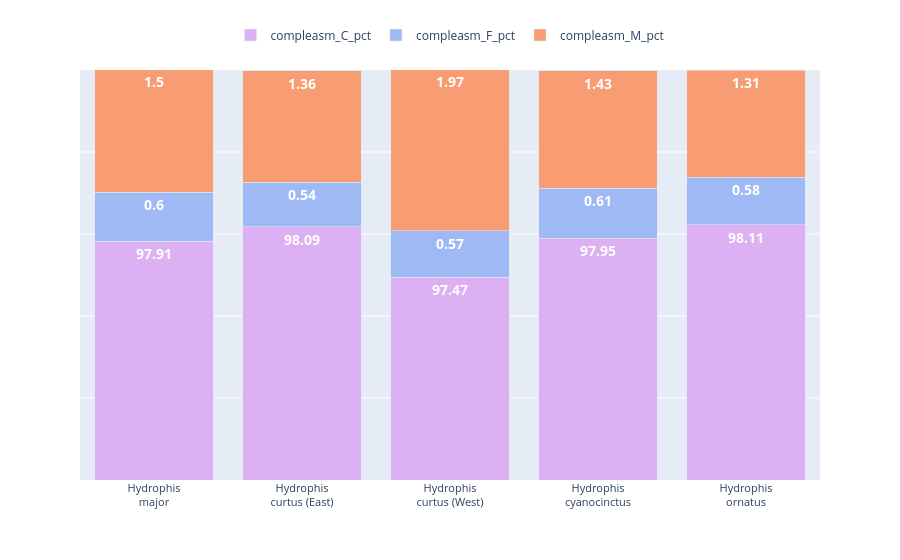

The cell this chart's notebook holds for it:
### Code cell
# compleasm
compleasm = ["compleasm_C_pct", "compleasm_F_pct", "compleasm_M_pct"]

legend_labels_busco = {
    "compleasm_C_pct": "Completeness %",
    "compleasm_F_pct": "Fragmented %",
    "compleasm_M_pct": "Missing %",
}

wide_df = (
    metrics.set_index("metric")[species]
    .loc[compleasm]
    .astype(float)
    .T
    .rename_axis("Species")
    .reset_index()
)

fig = px.bar(
    wide_df,
    x="Species",
    y=compleasm,
    text_auto=True,
    barmode = "stack",
    color_discrete_sequence = [
    px.colors.qualitative.Pastel[3],
    px.colors.qualitative.Pastel[5],
    px.colors.qualitative.Pastel[2],
]
)

fig.update_traces(
    textposition="inside",
    textfont_color="white",
    textfont_size=14,
    textfont = dict(weight = "bold")
)

species_labels = wide_df["Species"].tolist()

wrapped_species = [
    s.replace(" ", "<br>", 1)   
    for s in species_labels
]

fig.update_xaxes(
    tickmode="array",
    tickvals=species_labels,
    ticktext=wrapped_species,
    tickangle=0,
    tickfont_size=11,
    title=None,
)

fig.update_yaxes(
    range=[95, 100],
    title=None,
    showticklabels=False,
)

fig.update_layout(
    legend=dict(
        orientation="h",
        yanchor="bottom",
        y=1.05,
        xanchor="center",
        x=0.5,
    ),
    legend_title_text = None,
    margin=dict(t=70),
)


fig.show()

### Figure 1 — Plotly figure (JSON) as saved in the notebook; plotly's stock layout.template omitted (floating-point values rounded to 4 significant figures)
{"data": [{"hovertemplate": "variable=compleasm_C_pct<br>Species=%{x}<br>value=%{y}<extra></extra>", "legendgroup": "compleasm_C_pct", "marker": {"color": "rgb(220, 176, 242)", "pattern": {"shape": ""}}, "name": "compleasm_C_pct", "orientation": "v", "showlegend": true, "textfont": {"color": "white", "size": 14, "weight": "bold"}, "textposition": "inside", "texttemplate": "%{y}", "type": "bar", "x": ["Hydrophis major", "Hydrophis curtus (East)", "Hydrophis curtus (West)", "Hydrophis cyanocinctus", "Hydrophis ornatus"], "xaxis": "x", "y": [97.91, 98.09, 97.47, 97.95, 98.11], "yaxis": "y"}, {"hovertemplate": "variable=compleasm_F_pct<br>Species=%{x}<br>value=%{y}<extra></extra>", "legendgroup": "compleasm_F_pct", "marker": {"color": "rgb(158, 185, 243)", "pattern": {"shape": ""}}, "name": "compleasm_F_pct", "orientation": "v", "showlegend": true, "textfont": {"color": "white", "size": 14, "weight": "bold"}, "textposition": "inside", "texttemplate": "%{y}", "type": "bar", "x": ["Hydrophis major", "Hydrophis curtus (East)", "Hydrophis curtus (West)", "Hydrophis cyanocinctus", "Hydrophis ornatus"], "xaxis": "x", "y": [0.6, 0.54, 0.57, 0.61, 0.58], "yaxis": "y"}, {"hovertemplate": "variable=compleasm_M_pct<br>Species=%{x}<br>value=%{y}<extra></extra>", "legendgroup": "compleasm_M_pct", "marker": {"color": "rgb(248, 156, 116)", "pattern": {"shape": ""}}, "name": "compleasm_M_pct", "orientation": "v", "showlegend": true, "textfont": {"color": "white", "size": 14, "weight": "bold"}, "textposition": "inside", "texttemplate": "%{y}", "type": "bar", "x": ["Hydrophis major", "Hydrophis curtus (East)", "Hydrophis curtus (West)", "Hydrophis cyanocinctus", "Hydrophis ornatus"], "xaxis": "x", "y": [1.5, 1.36, 1.97, 1.43, 1.31], "yaxis": "y"}], "layout": {"barmode": "stack", "legend": {"orientation": "h", "title": {}, "tracegroupgap": 0, "x": 0.5, "xanchor": "center", "y": 1.05, "yanchor": "bottom"}, "margin": {"t": 70}, "xaxis": {"anchor": "y", "domain": [0, 1], "tickangle": 0, "tickfont": {"size": 11}, "tickmode": "array", "ticktext": ["Hydrophis<br>major", "Hydrophis<br>curtus (East)", "Hydrophis<br>curtus (West)", "Hydrophis<br>cyanocinctus", "Hydrophis<br>ornatus"], "tickvals": ["Hydrophis major", "Hydrophis curtus (East)", "Hydrophis curtus (West)", "Hydrophis cyanocinctus", "Hydrophis ornatus"], "title": {}}, "yaxis": {"anchor": "x", "domain": [0, 1], "range": [95, 100], "showticklabels": false, "title": {}}}}
